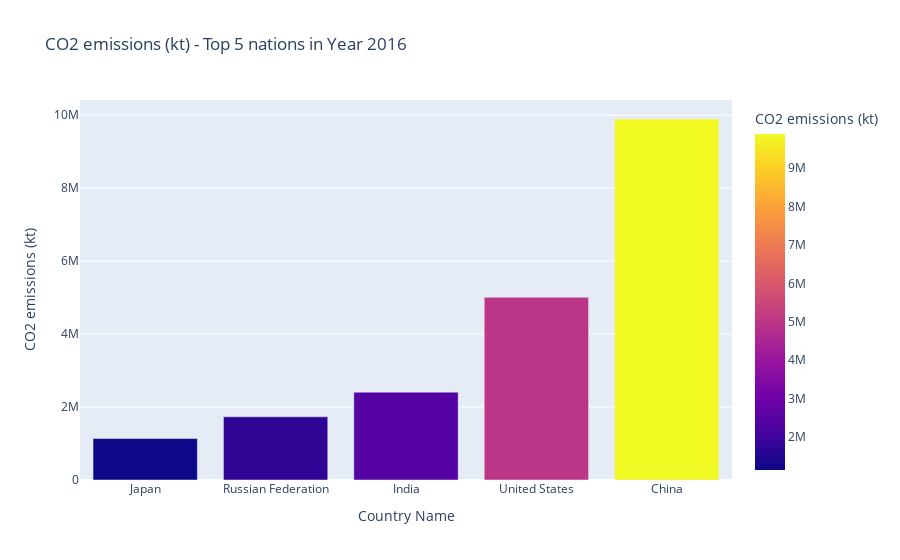

Notebook source saved alongside this figure:
### Markdown cell above
Libraries for Dashboard
1. dash helps to initialize the application.
2. dash_core_components allows to create interactive components like graphs, dropdowns, or date ranges.
3. dash_html_components To access HTML tags.
4. pandas helps to read and organize the data.
5. plotly express to create interactive plots

### Code cell
import dash
import dash_core_components as dcc
import dash_html_components as html
from dash.dependencies import Input, Output
import plotly.express as px

import pandas as pd

external_stylesheets = ['https://codepen.io/chriddyp/pen/bWLwgP.css']

app = dash.Dash(__name__, external_stylesheets=external_stylesheets)

#Here the code to preprocess the dataframe can be added. For this notebook preprocessing is done in the previous steps. 

CO2_df = df_flat.loc[df_flat['Series Name'] =='CO2 emissions (kt)']
CO2_df2020 = CO2_df.loc[CO2_df['Year'] ==2016]
top5 =CO2_df2020.sort_values(by=['value'],ascending = False).head(5)
fig = px.bar(top5.sort_values(by=['value']), x= 'Country Name', y = 'value', color = 'value', 
    labels={'value':'CO2 emissions (kt)'}, title = 'CO2 emissions (kt) - Top 5 nations in Year 2016')
fig.update_xaxes(fixedrange=True)

#Below code defines the layout of the dashboard. It defines how the dashboard will appear as a web page.
app.layout = html.Div(children=[
    html.H1(children='Climate Change Dashboard', style={
        'textAlign': 'center'
    }),
        html.Div(children='''
      CO2 emissions (kt)''',style={
        'textAlign': 'center'
    }),
    html.Div([
            dcc.Graph(id='bar-chart', figure = fig)],style={'width': '80%', 'display': 'inline-block'})
    
]) 


if __name__ == '__main__':
    app.run_server(debug=True,use_reloader=False)

### Figure 1 — Plotly figure (JSON) as saved in the notebook; plotly's stock layout.template omitted (floating-point values rounded to 4 significant figures)
{"data": [{"alignmentgroup": "True", "hovertemplate": "Country Name=%{x}<br>CO2 emissions (kt)=%{marker.color}<extra></extra>", "legendgroup": "", "marker": {"color": [1136000.0, 1732000.0, 2408000.0, 5006000.0, 9893000.0], "coloraxis": "coloraxis"}, "name": "", "offsetgroup": "", "orientation": "v", "showlegend": false, "textposition": "auto", "type": "bar", "x": ["Japan", "Russian Federation", "India", "United States", "China"], "xaxis": "x", "y": [1136000.0, 1732000.0, 2408000.0, 5006000.0, 9893000.0], "yaxis": "y"}], "layout": {"barmode": "relative", "coloraxis": {"colorbar": {"title": {"text": "CO2 emissions (kt)"}}, "colorscale": [[0, "#0d0887"], [0.1111, "#46039f"], [0.2222, "#7201a8"], [0.3333, "#9c179e"], [0.4444, "#bd3786"], [0.5556, "#d8576b"], [0.6667, "#ed7953"], [0.7778, "#fb9f3a"], [0.8889, "#fdca26"], [1, "#f0f921"]]}, "legend": {"tracegroupgap": 0}, "title": {"text": "CO2 emissions (kt) - Top 5 nations in Year 2016"}, "xaxis": {"anchor": "y", "domain": [0, 1], "fixedrange": true, "title": {"text": "Country Name"}}, "yaxis": {"anchor": "x", "domain": [0, 1], "title": {"text": "CO2 emissions (kt)"}}}}
